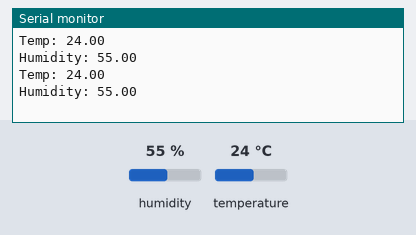
Simulated run of this sketch. Board: Arduino Uno, built with avr-gcc and run on an emulated ATmega328P. On the bench: the last lines printed to the serial monitor. The test bench sets the inputs (shaded band); at power-on: humidity 55 %, temperature 24 °C.

Above: at 5.8 s.
5.9 s: humidity set to 22 %
At 11.5 s:
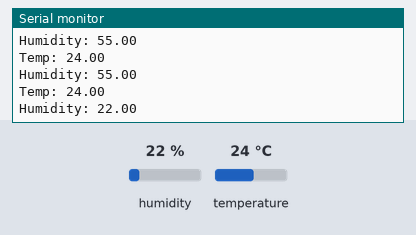
11.9 s: temperature set to 12 °C
At 16.3 s:
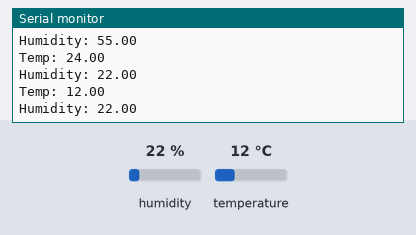
17.9 s: humidity set to 40 %
At 21.0 s:
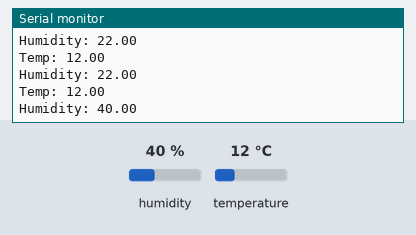
Timing chart, 0 to 22.5 s (numbered marks = the images above; inputs shaded):
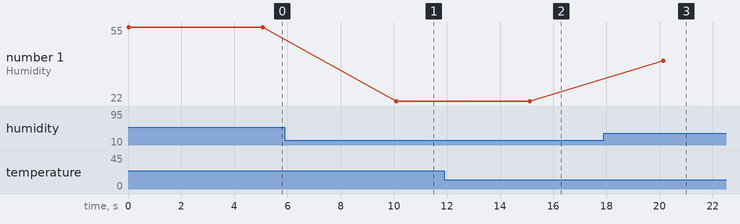

The sketch:

arduino_board_test.ino
```cpp
#include <DHT.h>
#include <Adafruit_Sensor.h>

#define DHTPIN 2
#define DHTTYPE DHT11 // DHT 11

DHT dht = DHT(DHTPIN, DHTTYPE);

void setup() {
  Serial.begin(9600);
  dht.begin();

}

void loop() {
  float humidity = dht.readHumidity();
  float temp = dht.readTemperature();

  Serial.print("Temp: ");
  Serial.println(temp);

  Serial.print("Humidity: ");
  Serial.println(humidity);

  delay(5000);
}
```

Measured:
- after the input at 5.9 s, the serial monitor: prints a new line after 4.2 s (image 1)
- after the input at 11.9 s, the serial monitor: prints a new line after 3.2 s (image 2)
- after the input at 17.9 s, the serial monitor: prints a new line after 2.2 s (image 3)
- plotted number 1: 55 → 22 after the input at 5.9 s, 22 → 40 after the input at 17.9 s
